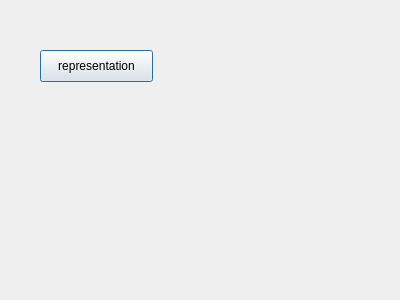
<?xml version="1.0" encoding="UTF-8"?>
<ui version="4.0">
 <class>Dialog</class>
 <widget class="QDialog" name="Dialog">
  <property name="geometry">
   <rect>
    <x>0</x>
    <y>0</y>
    <width>400</width>
    <height>300</height>
   </rect>
  </property>
  <property name="windowTitle">
   <string>Dialog</string>
  </property>
  <widget class="QPushButton" name="pushButton">
   <property name="geometry">
    <rect>
     <x>40</x>
     <y>50</y>
     <width>113</width>
     <height>32</height>
    </rect>
   </property>
   <property name="text">
    <string>representation</string>
   </property>
  </widget>
 </widget>
 <resources/>
 <connections/>
</ui>
